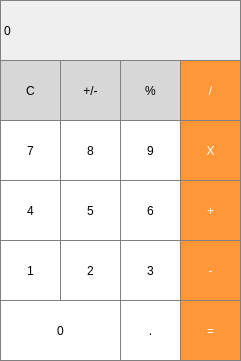
<?xml version="1.0" encoding="UTF-8"?>
<ui version="4.0">
 <class>MainWindow</class>
 <widget class="QMainWindow" name="MainWindow">
  <property name="geometry">
   <rect>
    <x>0</x>
    <y>0</y>
    <width>241</width>
    <height>361</height>
   </rect>
  </property>
  <property name="windowTitle">
   <string>MainWindow</string>
  </property>
  <widget class="QWidget" name="centralwidget">
   <widget class="QLabel" name="label">
    <property name="geometry">
     <rect>
      <x>0</x>
      <y>0</y>
      <width>241</width>
      <height>61</height>
     </rect>
    </property>
    <property name="sizePolicy">
     <sizepolicy hsizetype="Maximum" vsizetype="Maximum">
      <horstretch>0</horstretch>
      <verstretch>0</verstretch>
     </sizepolicy>
    </property>
    <property name="styleSheet">
     <string notr="true">QLabel{
	font: 700 15pt &quot;Segoe UI&quot;;
qproperty-alignment:'AlignVCenter | AlignRight';
border: 1px solid gray
}
</string>
    </property>
    <property name="text">
     <string>0</string>
    </property>
   </widget>
   <widget class="QPushButton" name="pushButton_clear">
    <property name="geometry">
     <rect>
      <x>0</x>
      <y>60</y>
      <width>61</width>
      <height>61</height>
     </rect>
    </property>
    <property name="styleSheet">
     <string notr="true">QPushButton {
color:black;
  background-color: rgb(215, 215, 215);
  border: 1px solid gray;
}
QPushButton:pressed {
    background-color: qlineargradient(x1: 0, y1: 0, x2: 0, y2: 1,
                                      stop: 0 #BEBEBE, stop: 1 #D7D7D7);
}</string>
    </property>
    <property name="text">
     <string>C</string>
    </property>
   </widget>
   <widget class="QPushButton" name="pushButton_plusminus">
    <property name="geometry">
     <rect>
      <x>60</x>
      <y>60</y>
      <width>61</width>
      <height>61</height>
     </rect>
    </property>
    <property name="styleSheet">
     <string notr="true">QPushButton {
color:black;
  background-color: rgb(215, 215, 215);
  border: 1px solid gray;
}
QPushButton:pressed {
    background-color: qlineargradient(x1: 0, y1: 0, x2: 0, y2: 1,
                                      stop: 0 #BEBEBE, stop: 1 #D7D7D7);
}</string>
    </property>
    <property name="text">
     <string>+/-</string>
    </property>
   </widget>
   <widget class="QPushButton" name="pushButton_percent">
    <property name="geometry">
     <rect>
      <x>120</x>
      <y>60</y>
      <width>61</width>
      <height>61</height>
     </rect>
    </property>
    <property name="styleSheet">
     <string notr="true">QPushButton {
color:black;
  background-color: rgb(215, 215, 215);
  border: 1px solid gray;
}
QPushButton:pressed {
    background-color: qlineargradient(x1: 0, y1: 0, x2: 0, y2: 1,
                                      stop: 0 #BEBEBE, stop: 1 #D7D7D7);
}</string>
    </property>
    <property name="text">
     <string>%</string>
    </property>
   </widget>
   <widget class="QPushButton" name="pushButton_devide">
    <property name="geometry">
     <rect>
      <x>180</x>
      <y>60</y>
      <width>61</width>
      <height>61</height>
     </rect>
    </property>
    <property name="styleSheet">
     <string notr="true">QPushButton {
  background-color: rgb(255, 151, 57);
  color: white; 
  border: 1px solid gray;
}

QPushButton:pressed {
    background-color: qlineargradient(x1: 0, y1: 0, x2: 0, y2: 1,
                                      stop: 0 #FF7832, stop: 1 #FF9739);
}</string>
    </property>
    <property name="text">
     <string>/</string>
    </property>
   </widget>
   <widget class="QPushButton" name="pushButton_9">
    <property name="geometry">
     <rect>
      <x>120</x>
      <y>120</y>
      <width>61</width>
      <height>61</height>
     </rect>
    </property>
    <property name="styleSheet">
     <string notr="true">QPushButton {
color:black;
background-color:rgb(255, 255, 255);
border:1px solid gray;
}
QPushButton:pressed {
    background-color:rgb(135, 135, 135);
}</string>
    </property>
    <property name="text">
     <string>9</string>
    </property>
   </widget>
   <widget class="QPushButton" name="pushButton_7">
    <property name="geometry">
     <rect>
      <x>0</x>
      <y>120</y>
      <width>61</width>
      <height>61</height>
     </rect>
    </property>
    <property name="styleSheet">
     <string notr="true">QPushButton {
color:black;
background-color:rgb(255, 255, 255);
border:1px solid gray;
}
QPushButton:pressed {
    background-color:rgb(135, 135, 135);
}</string>
    </property>
    <property name="text">
     <string>7</string>
    </property>
   </widget>
   <widget class="QPushButton" name="pushButton_8">
    <property name="geometry">
     <rect>
      <x>60</x>
      <y>120</y>
      <width>61</width>
      <height>61</height>
     </rect>
    </property>
    <property name="styleSheet">
     <string notr="true">QPushButton {
color:black;
background-color:rgb(255, 255, 255);
border:1px solid gray;
}
QPushButton:pressed {
    background-color:rgb(135, 135, 135);
}</string>
    </property>
    <property name="text">
     <string>8</string>
    </property>
   </widget>
   <widget class="QPushButton" name="pushButton_multiply">
    <property name="geometry">
     <rect>
      <x>180</x>
      <y>120</y>
      <width>61</width>
      <height>61</height>
     </rect>
    </property>
    <property name="styleSheet">
     <string notr="true">QPushButton {
  background-color: rgb(255, 151, 57);
  color: white; 
  border: 1px solid gray;
}

QPushButton:pressed {
    background-color: qlineargradient(x1: 0, y1: 0, x2: 0, y2: 1,
                                      stop: 0 #FF7832, stop: 1 #FF9739);
}</string>
    </property>
    <property name="text">
     <string>X</string>
    </property>
   </widget>
   <widget class="QPushButton" name="pushButton_6">
    <property name="geometry">
     <rect>
      <x>120</x>
      <y>180</y>
      <width>61</width>
      <height>61</height>
     </rect>
    </property>
    <property name="styleSheet">
     <string notr="true">QPushButton {
color:black;
background-color:rgb(255, 255, 255);
border:1px solid gray;
}
QPushButton:pressed {
    background-color:rgb(135, 135, 135);
}</string>
    </property>
    <property name="text">
     <string>6</string>
    </property>
   </widget>
   <widget class="QPushButton" name="pushButton_4">
    <property name="geometry">
     <rect>
      <x>0</x>
      <y>180</y>
      <width>61</width>
      <height>61</height>
     </rect>
    </property>
    <property name="styleSheet">
     <string notr="true">QPushButton {
color:black;
background-color:rgb(255, 255, 255);
border:1px solid gray;
}
QPushButton:pressed {
    background-color:rgb(135, 135, 135);
}</string>
    </property>
    <property name="text">
     <string>4</string>
    </property>
   </widget>
   <widget class="QPushButton" name="pushButton_5">
    <property name="geometry">
     <rect>
      <x>60</x>
      <y>180</y>
      <width>61</width>
      <height>61</height>
     </rect>
    </property>
    <property name="styleSheet">
     <string notr="true">QPushButton {
color:black;
background-color:rgb(255, 255, 255);
border:1px solid gray;
}
QPushButton:pressed {
    background-color:rgb(135, 135, 135);
}</string>
    </property>
    <property name="text">
     <string>5</string>
    </property>
   </widget>
   <widget class="QPushButton" name="pushButton_minus">
    <property name="geometry">
     <rect>
      <x>180</x>
      <y>240</y>
      <width>61</width>
      <height>61</height>
     </rect>
    </property>
    <property name="styleSheet">
     <string notr="true">QPushButton {
  background-color: rgb(255, 151, 57);
  color: white; 
  border: 1px solid gray;
}

QPushButton:pressed {
    background-color: qlineargradient(x1: 0, y1: 0, x2: 0, y2: 1,
                                      stop: 0 #FF7832, stop: 1 #FF9739);
}</string>
    </property>
    <property name="text">
     <string>-</string>
    </property>
   </widget>
   <widget class="QPushButton" name="pushButton_2">
    <property name="geometry">
     <rect>
      <x>60</x>
      <y>240</y>
      <width>61</width>
      <height>61</height>
     </rect>
    </property>
    <property name="styleSheet">
     <string notr="true">QPushButton {
color:black;
background-color:rgb(255, 255, 255);
border:1px solid gray;
}
QPushButton:pressed {
    background-color:rgb(135, 135, 135);
}</string>
    </property>
    <property name="text">
     <string>2</string>
    </property>
   </widget>
   <widget class="QPushButton" name="pushButton_1">
    <property name="geometry">
     <rect>
      <x>0</x>
      <y>240</y>
      <width>61</width>
      <height>61</height>
     </rect>
    </property>
    <property name="styleSheet">
     <string notr="true">QPushButton {
color:black;
background-color:rgb(255, 255, 255);
border:1px solid gray;
}
QPushButton:pressed {
    background-color:rgb(135, 135, 135);
}</string>
    </property>
    <property name="text">
     <string>1</string>
    </property>
   </widget>
   <widget class="QPushButton" name="pushButton_3">
    <property name="geometry">
     <rect>
      <x>120</x>
      <y>240</y>
      <width>61</width>
      <height>61</height>
     </rect>
    </property>
    <property name="styleSheet">
     <string notr="true">QPushButton {
color:black;
background-color:rgb(255, 255, 255);
border:1px solid gray;
}
QPushButton:pressed {
    background-color:rgb(135, 135, 135);
}</string>
    </property>
    <property name="text">
     <string>3</string>
    </property>
   </widget>
   <widget class="QPushButton" name="pushButton_plus">
    <property name="geometry">
     <rect>
      <x>180</x>
      <y>180</y>
      <width>61</width>
      <height>61</height>
     </rect>
    </property>
    <property name="styleSheet">
     <string notr="true">QPushButton {
  background-color: rgb(255, 151, 57);
  color: white; 
  border: 1px solid gray;
}

QPushButton:pressed {
    background-color: qlineargradient(x1: 0, y1: 0, x2: 0, y2: 1,
                                      stop: 0 #FF7832, stop: 1 #FF9739);
}</string>
    </property>
    <property name="text">
     <string>+</string>
    </property>
   </widget>
   <widget class="QPushButton" name="pushButton_dot">
    <property name="geometry">
     <rect>
      <x>120</x>
      <y>300</y>
      <width>61</width>
      <height>61</height>
     </rect>
    </property>
    <property name="styleSheet">
     <string notr="true">QPushButton {
color:black;
background-color:rgb(255, 255, 255);
border:1px solid gray;
}
QPushButton:pressed {
    background-color:rgb(135, 135, 135);
}</string>
    </property>
    <property name="text">
     <string>.</string>
    </property>
   </widget>
   <widget class="QPushButton" name="pushButton_equals">
    <property name="geometry">
     <rect>
      <x>180</x>
      <y>300</y>
      <width>61</width>
      <height>61</height>
     </rect>
    </property>
    <property name="styleSheet">
     <string notr="true">QPushButton {
  background-color: rgb(255, 151, 57);
  color: white; 
  border: 1px solid gray;
}

QPushButton:pressed {
    background-color: qlineargradient(x1: 0, y1: 0, x2: 0, y2: 1,
                                      stop: 0 #FF7832, stop: 1 #FF9739);
}</string>
    </property>
    <property name="text">
     <string>=</string>
    </property>
   </widget>
   <widget class="QPushButton" name="pushButton_0">
    <property name="geometry">
     <rect>
      <x>0</x>
      <y>300</y>
      <width>121</width>
      <height>61</height>
     </rect>
    </property>
    <property name="styleSheet">
     <string notr="true">QPushButton {
color:black;
background-color:rgb(255, 255, 255);
border:1px solid gray;
}
QPushButton:pressed {
    background-color:rgb(135, 135, 135);
}</string>
    </property>
    <property name="text">
     <string>0</string>
    </property>
   </widget>
  </widget>
 </widget>
 <resources/>
 <connections/>
</ui>
